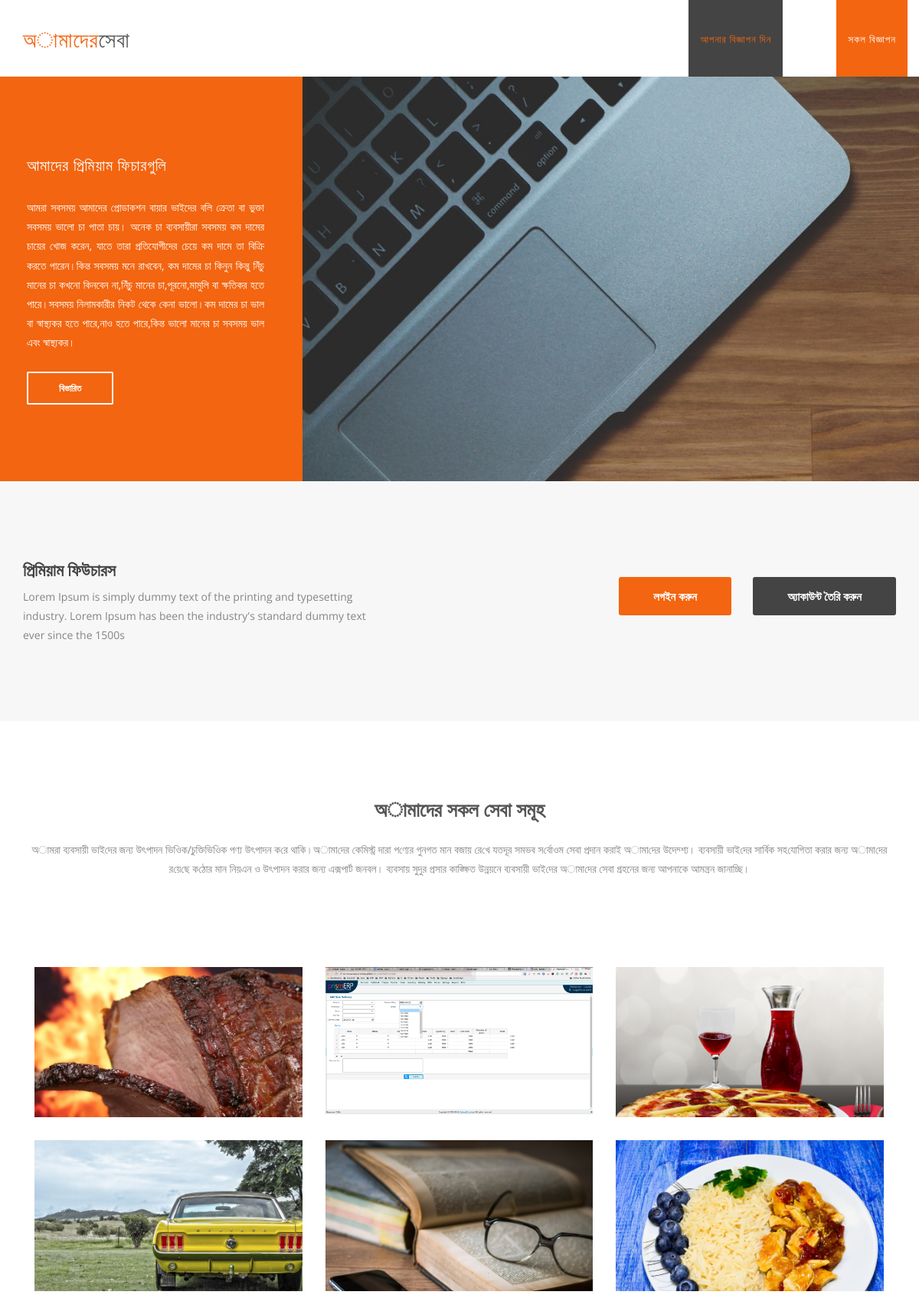
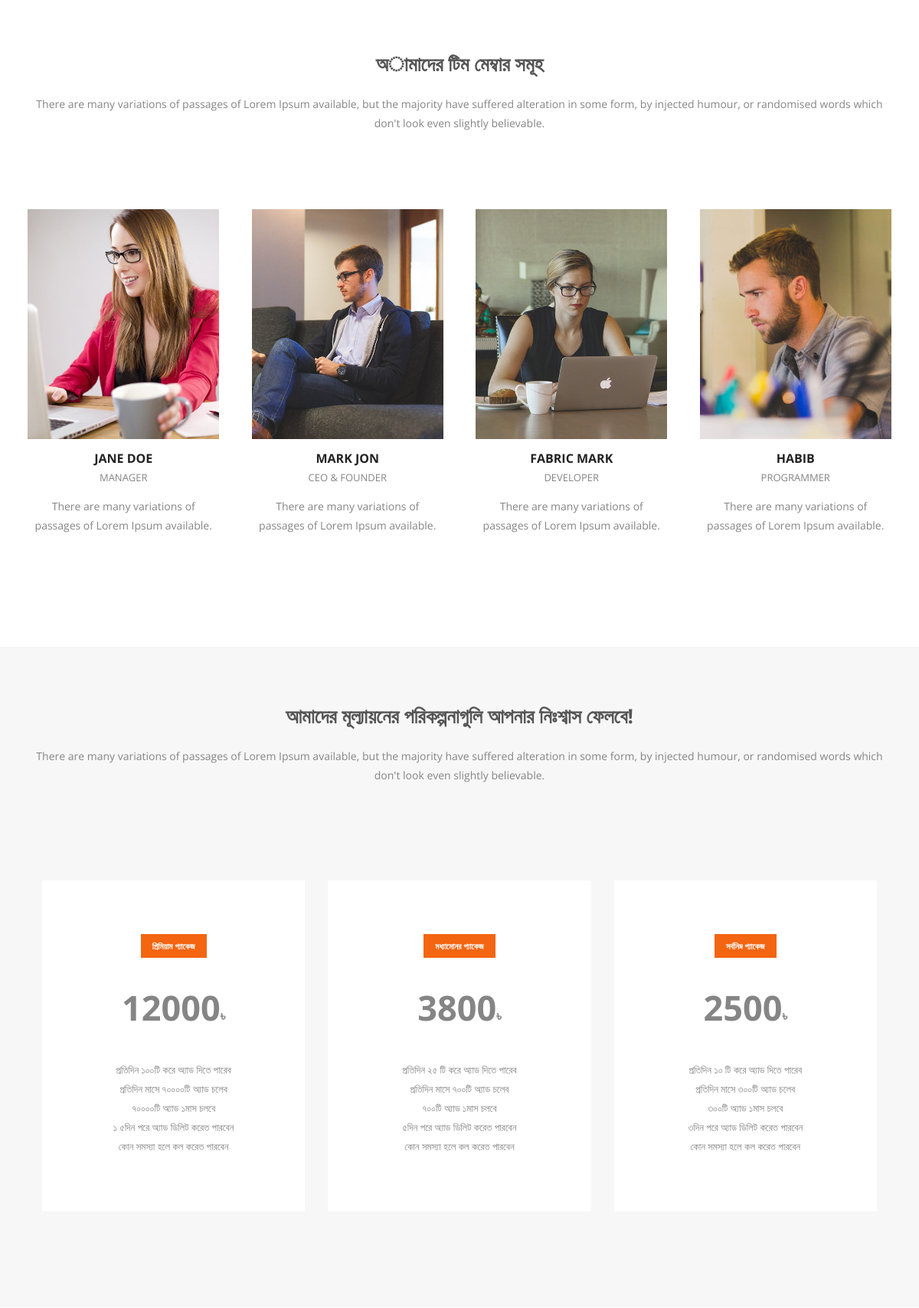
The page / (upper part) on the database its author committed (2 pictures, top to bottom).
### userinfo/models.py (models this page shows, shortened)
class Service(models.Model):
    name = models.CharField(max_length = 70)
    service_ulr = models.CharField(max_length = 250)
    image = models.ImageField(upload_to = 'services')
    create_at = models.DateTimeField(auto_now_add = False, auto_now = True)
    update_at = models.DateTimeField(auto_now_add = True, auto_now = False)

class Team(models.Model):
    name = models.CharField(max_length = 50)
    designation = models.CharField(max_length = 30)
    description = models.CharField(max_length = 250)
    image = models.ImageField(upload_to = 'team')
    create_at = models.DateTimeField(auto_now_add = False, auto_now = True)
    update_at = models.DateTimeField(auto_now_add = True, auto_now = False)

class Pricing(models.Model):
    plane_name = models.CharField(max_length = 20)
    price = models.IntegerField()
    colum1 = models.CharField(max_length = 35)
    colum2 = models.CharField(max_length = 35)
    colum3 = models.CharField(max_length = 35, blank = True, null = True)
    colum4 = models.CharField(max_length = 35, blank = True, null = True)
    colum5 = models.CharField(max_length = 35, blank = True, null = True)

### userinfo/views.py (the view, shortened to what this page needs)
# urls.py: path('', homepage, name = 'homepage'),
def homepage(request):
    if request.method == 'GET':
        form = ContactForm()
    service = Service.objects.all()
    team = Team.objects.all()
    review = Review.objects.all().order_by('-id') [:3]
    pricing = Pricing.objects.all().order_by('-id') [:3]
    context = {
        'service' : service,
        'team' : team,
        'review' : review,
        'pricing' : pricing,
        'form' : form
    }
    return render(request, 'homepage/index.html', context)

### templates/homepage/index.html (shortened to what this page needs)
{% extends 'app/base_template.html' %}
{% load static %}
{% block body %}
<div class="headline-divided headline-primary">
    <div class="contents">
        <div class="row">
            <div class="col-xs-12 col-md-4 info">
                <div class="page-subheader">
                    <h2>আমাদের প্রিমিয়াম ফিচারগুলি</h2>
                </div>
                <div style="text-align:justify" class="description">
                  আমরা সবসময় আমাদের প্রোডাকশন বায়ার ভাইদের বলি ক্রেতা বা ভুক্তা সবসময় ভালো চা পাতা চায়। অনেক চা ব্যবসায়ীরা সবসময় কম দামের চায়ের খোজ করেন, যাতে তারা
প্রতিযোগীদের চেয়ে কম দামে তা বিক্রি করতে পারেন।কিন্ত সবসময় মনে রাখবেন, কম দামের চা কিনুন কিন্তু নিঁচু মানের চা কখনো কিনবেন না,নিঁচু মানের চা,পূরনো,মামুলি বা ক্ষতিকর হতে পারে।সবসময় নিলামকারীর নিকট থেকে কেনা ভালো।কম দামের চা ভাল বা স্বাস্থ্যকর হতে পারে,নাও হতে পারে,কিন্ত ভালো মানের চা সবসময় ভাল এবং স্বাস্থ্যকর।
                </div>
                <div class="actions">
                    <a class="btn btn-clear"> বিস্তারিত  </a>
                </div>
            </div>
            <div class="col-xs-12 col-md-8 image">
                <img src="{% static 'image/headline/4.jpg' %}" alt="Headline item"/>
            </div>
        </div>
    </div>
</div>
<div id="content">
    <div class="lg-block headline">
        <div class="container">
            <div class="contents">
                <div class="row">
                    <div class="col-xs-12 col-sm-12 col-md-5">
                        <h2 class="strong upper">প্রিমিয়াম ফিউচারস</h2>
                        <p class="description">Lorem Ipsum is simply dummy text of the printing and typesetting industry. Lorem Ipsum has been the industry's
                        standard dummy text ever since the 1500s</p>
                    </div>
                    <div class="col-xs-12 col-sm-12 col-md-7 text-right">
                        <div class="actions">
                            <a href="{% url 'singin_views' %}" class="btn btn-lg btn-primary">
                               লগইন করুন
                            </a>
                            <a href="{% url 'singup_views' %}" class="btn btn-lg btn-default">
                                অ্যাকাউন্ট তৈরি করুন
                            </a>
                        </div>
                    </div>
                </div>
            </div>
        </div>
    </div>
    <section id="portfolio">
        <div class="container">
            <div class="lg-block text-center">
                <div class="title-big">
                    <h1>অামাদের সকল সেবা সমূহ</h1>
                </div>
                <div class="description">
                  অামরা ব্যবসায়ী ভাই‌দের জন্য উৎপাদন ভি‌ওিক/চুক্তিভি‌ওিক পণ্য উৎপাদন ক‌রে থা‌কি।অামা‌দের কেমিস্ট্র দারা প‌ণ্যের গুনগত মান বজায় রে‌খে যতদূর সমভব স‌র্বোওম সেবা প্রদান করাই অামা‌দের উদেদ্শ্য। ব্যবসায়ী ভাই‌দের সা‌র্বিক সহ‌যো‌গিতা করার জন্য অামা‌দের র‌য়ে‌ছে ক‌ঠোর মান নিয়এন ও উৎপাদন করার জন্য এক্সপার্ট জনবল।
ব্যবসায় সুদুর প্রসার কাঙ্ক্ষিত উন্নয়নে ব্যবসায়ী ভাই‌দের অামা‌দের সেবা গ্রহনের জন্য আপনাকে আমন্ত্রন জানাচ্ছি।
                </div>
            </div>
            <ul class="gallery gallery-padded">
              {% for service in service %}
                <li class="item color-hoverlay default">
                    <img src="/media/{{service.image}}" alt="1"/>
                    <div class="contents-container">
                    </div>
                </li>
                {% endfor %}
            </ul>
        </div>
    </section>
    <section id="team">
        <div class="container">
            <div class="lg-block text-center">
                <div class="title-big">
                    <h1>অামাদের টিম মেম্বার সমূহ</h1>
                </div>
                <div class="description">
                    There are many variations of passages of Lorem Ipsum available, but the majority have suffered alteration in some form,
                    by injected humour, or randomised words which don't look even slightly believable.
                </div>
            </div>
            <div class="lg-block team">
                <div class="row">
                  {% for team in team %}
                    <div class="col-xs-6 col-md-3">
                        <div class="member">
                            <div class="color-hoverlay default">
                                <img alt="Team member" src="/media/{{team.image}}"/>
                                <div class="contents-container">
                                </div>
                            </div>
                            <div class="info">
                                <div class="name">{{team.name}}</div>
                                <div class="position">{{team.designation}}</div>
                                <div class="description">
                                    {{team.description}}
                                </div>
                            </div>
                        </div>
                    </div>
                      {% endfor %}
                    </div>
                </div>
            </div>
        </div>
    <section id="pricing">
        <div class="bg-gray lg-padding-top lg-padding-bottom lg-margin-bottom">
            <div class="container">
                <div class="lg-block text-center">
                    <div class="title-big">
                        <h1>আমাদের মূল্যায়নের পরিকল্পনাগুলি আপনার নিঃশ্বাস ফেলবে!</h1>
                    </div>
                    <div class="description">
                        There are many variations of passages of Lorem Ipsum available, but the majority have suffered alteration in some form,
                        by injected humour, or randomised words which don't look even slightly believable.
                    </div>
                </div>
                <div class="lg-block pricing-plans no-margin-bottom">
                    <div class="row">
                      {% for price in pricing %}
                        <div class="col-xs-12 col-md-4">
                            <div class="plan">
                                <div class="title">
                                    <span>{{price.plane_name}}</span>
                                </div>
                                <div class="price">{{price.price}}<span class="currency">৳</span></div>
                                <ul class="features">
                                    <li>{{price.colum1}}</li>
                                    <li>{{price.colum2}}</li>
                                    <li>{{price.colum3}}</li>
                                    <li>{{price.colum4}}</li>
                                    <li>{{price.colum5}}</li>
                                </ul>
                            </div>
                        </div>
                        {% endfor %}
                    </div>
                </div>
            </div>
        </div>
    </section>
{% endblock %}

### static/css/homepage/orange.css (style rules this page uses)
.pricing-plans .plan .title span { color: #fff; background: #f36510; }
.btn-primary, .btn-primary:focus, .btn-primary:active, .btn-primary:active:focus, .btn-primary.active { color: #ffffff !important; background: #f36510 !important; }
.headline-divided.headline-primary .info { background: #f36510; color: #fff; }

### rows shown on the page
Service: image (picture)
Service: image (picture)
Service: image (picture)
Service: image (picture)
Service: image (picture)
Service: image (picture)
Team: image (picture), name "JANE DOE", designation "MANAGER", description "There are many variations of passages of Lorem Ipsum available."
Team: image (picture), name "MARK JON", designation "CEO & FOUNDER", description "There are many variations of passages of Lorem Ipsum available."
Team: image (picture), name "FABRIC MARK", designation "DEVELOPER", description "There are many variations of passages of Lorem Ipsum available."
Team: image (picture), name "HABIB", designation "PROGRAMMER", description "There are many variations of passages of Lorem Ipsum available."
Pricing: plane_name "প্রিমিয়াম প্যাকেজ", price "12000", colum1 "প্রতিদিন ১০০টি করে অ্যাড দিতে পারেব", colum2 "প্রতিদিন মাসে ৭০০০০টি অ্যাড চলেব", colum3 "৭০০০০টি অ্যাড ১মাস চলবে", colum4 "১ ৫দিন পরে অ্যাড ডিলিট করেত পারবেন", colum5 "কোন সমস্যা হলে কল করেত পারবেন"
Pricing: plane_name "মধ্যামােনর প্যাকেজ", price "3800", colum1 "প্রতিদিন ২৫ টি করে অ্যাড দিতে পারেব", colum2 "প্রতিদিন মাসে ৭০০টি অ্যাড চলেব", colum3 "৭০০টি অ্যাড ১মাস চলবে", colum4 "৫দিন পরে অ্যাড ডিলিট করেত পারবেন", colum5 "কোন সমস্যা হলে কল করেত পারবেন"
Pricing: plane_name "সর্বনিম্ন প্যাকেজ", price "2500", colum1 "প্রতিদিন ১০ টি করে অ্যাড দিতে পারেব", colum2 "প্রতিদিন মাসে ৩০০টি অ্যাড চলেব", colum3 "৩০০টি অ্যাড ১মাস চলবে", colum4 "৩দিন পরে অ্যাড ডিলিট করেত পারবেন", colum5 "কোন সমস্যা হলে কল করেত পারবেন"
